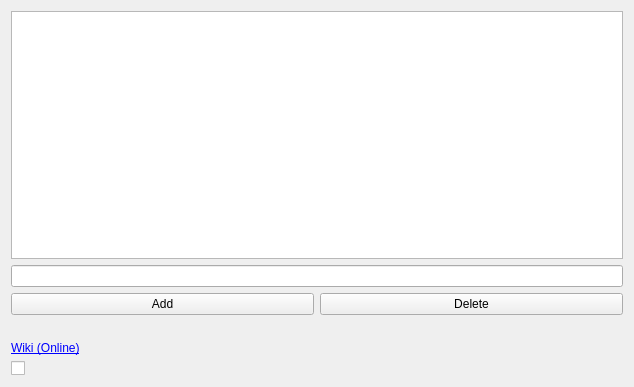
<?xml version="1.0" encoding="UTF-8"?>
<ui version="4.0">
 <class>Options</class>
 <widget class="QWidget" name="Options">
  <property name="geometry">
   <rect>
    <x>0</x>
    <y>0</y>
    <width>634</width>
    <height>387</height>
   </rect>
  </property>
  <property name="windowTitle">
   <string>Form</string>
  </property>
  <layout class="QVBoxLayout" name="verticalLayout">
   <item>
    <widget class="QListWidget" name="lw_jids"/>
   </item>
   <item>
    <widget class="QLineEdit" name="le_addJid"/>
   </item>
   <item>
    <layout class="QHBoxLayout" name="horizontalLayout">
     <item>
      <widget class="QPushButton" name="pb_add">
       <property name="text">
        <string>Add</string>
       </property>
      </widget>
     </item>
     <item>
      <widget class="QPushButton" name="pb_delete">
       <property name="text">
        <string>Delete</string>
       </property>
      </widget>
     </item>
    </layout>
   </item>
   <item>
    <widget class="QLabel" name="vertSpacer">
     <property name="sizePolicy">
      <sizepolicy hsizetype="Preferred" vsizetype="Fixed">
       <horstretch>0</horstretch>
       <verstretch>0</verstretch>
      </sizepolicy>
     </property>
     <property name="text">
      <string/>
     </property>
    </widget>
   </item>
   <item>
    <widget class="QLabel" name="wiki">
     <property name="text">
      <string>&lt;a href=&quot;https://psi-im.org/wiki/doku.php?id=en:plugins#jabber_disk_plugin&quot;&gt;Wiki (Online)&lt;/a&gt;</string>
     </property>
     <property name="openExternalLinks">
      <bool>true</bool>
     </property>
    </widget>
   </item>
   <item>
    <widget class="QCheckBox" name="cb_hack">
     <property name="text">
      <string/>
     </property>
    </widget>
   </item>
  </layout>
 </widget>
 <resources/>
 <connections/>
</ui>
